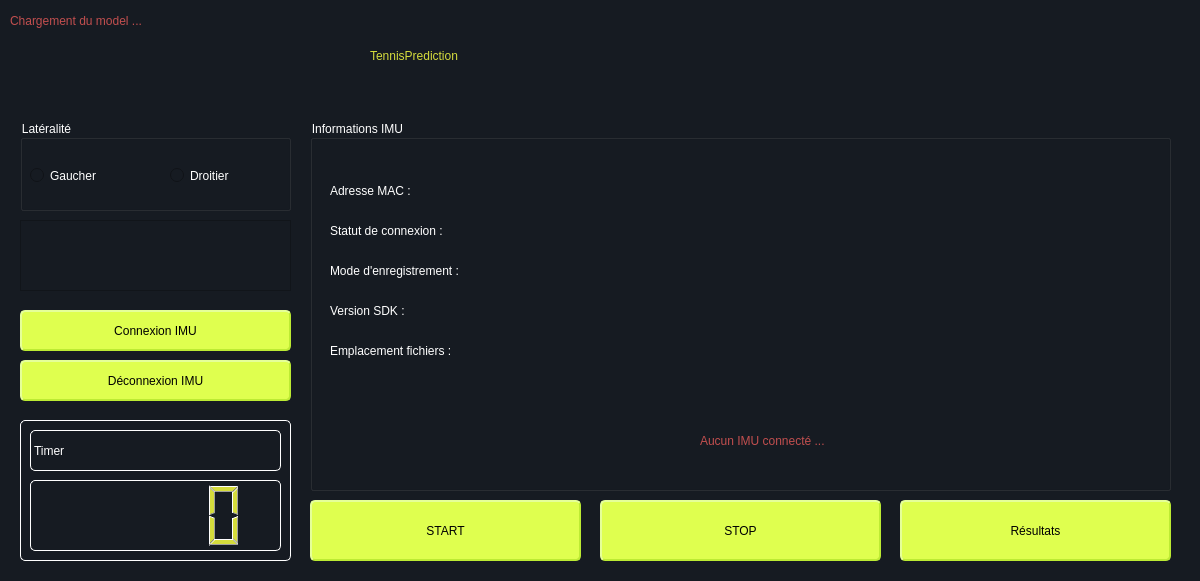
<?xml version="1.0" encoding="UTF-8"?>
<ui version="4.0">
 <class>mainWindow</class>
 <widget class="QWidget" name="mainWindow">
  <property name="geometry">
   <rect>
    <x>0</x>
    <y>0</y>
    <width>1200</width>
    <height>581</height>
   </rect>
  </property>
  <property name="minimumSize">
   <size>
    <width>1200</width>
    <height>581</height>
   </size>
  </property>
  <property name="maximumSize">
   <size>
    <width>1200</width>
    <height>581</height>
   </size>
  </property>
  <property name="windowTitle">
   <string>Form</string>
  </property>
  <property name="autoFillBackground">
   <bool>false</bool>
  </property>
  <property name="styleSheet">
   <string notr="true">background-color: rgb(22, 27, 34);</string>
  </property>
  <widget class="QGroupBox" name="laterality">
   <property name="geometry">
    <rect>
     <x>20</x>
     <y>120</y>
     <width>271</width>
     <height>91</height>
    </rect>
   </property>
   <property name="styleSheet">
    <string notr="true">color: rgb(255, 255, 255);
font: 75 16pt &quot;Sharp Sans&quot;;</string>
   </property>
   <property name="title">
    <string>Latéralité</string>
   </property>
   <widget class="QRadioButton" name="rightHanded">
    <property name="geometry">
     <rect>
      <x>150</x>
      <y>30</y>
      <width>101</width>
      <height>51</height>
     </rect>
    </property>
    <property name="styleSheet">
     <string notr="true">font: 75 11pt &quot;Sharp Sans&quot;;</string>
    </property>
    <property name="text">
     <string>Droitier</string>
    </property>
   </widget>
   <widget class="QRadioButton" name="leftHanded">
    <property name="geometry">
     <rect>
      <x>10</x>
      <y>30</y>
      <width>111</width>
      <height>51</height>
     </rect>
    </property>
    <property name="styleSheet">
     <string notr="true">font: 75 11pt &quot;Sharp Sans&quot;;</string>
    </property>
    <property name="text">
     <string>Gaucher</string>
    </property>
   </widget>
  </widget>
  <widget class="QLabel" name="title">
   <property name="geometry">
    <rect>
     <x>370</x>
     <y>20</y>
     <width>501</width>
     <height>71</height>
    </rect>
   </property>
   <property name="styleSheet">
    <string notr="true">font: 75 36pt &quot;Sharp Sans&quot;;
color: rgb(213, 220, 60);
text-align:center;</string>
   </property>
   <property name="text">
    <string>TennisPrediction</string>
   </property>
  </widget>
  <widget class="QGroupBox" name="IMUinformations">
   <property name="geometry">
    <rect>
     <x>310</x>
     <y>120</y>
     <width>861</width>
     <height>371</height>
    </rect>
   </property>
   <property name="toolTip">
    <string>&lt;!DOCTYPE HTML PUBLIC &quot;-//W3C//DTD HTML 4.0//EN&quot; &quot;http://www.w3.org/TR/REC-html40/strict.dtd&quot;&gt;
&lt;html&gt;&lt;head&gt;&lt;meta name=&quot;qrichtext&quot; content=&quot;1&quot; /&gt;&lt;style type=&quot;text/css&quot;&gt;
p, li { white-space: pre-wrap; }
&lt;/style&gt;&lt;/head&gt;&lt;body style=&quot; font-family:'Sharp Sans Display No2'; font-size:14pt; font-weight:72; font-style:normal;&quot;&gt;
&lt;p style=&quot; margin-top:12px; margin-bottom:12px; margin-left:0px; margin-right:0px; -qt-block-indent:0; text-indent:0px;&quot;&gt;&lt;span style=&quot; font-size:10pt; color:#aa0000;&quot;&gt;Informations générale sur l'IMU connecté&lt;/span&gt;&lt;/p&gt;&lt;/body&gt;&lt;/html&gt;</string>
   </property>
   <property name="styleSheet">
    <string notr="true">font: 75 16pt &quot;Sharp Sans&quot;;
color: rgb(255, 255, 255);</string>
   </property>
   <property name="title">
    <string>Informations IMU</string>
   </property>
   <widget class="QLabel" name="message_connexion">
    <property name="geometry">
     <rect>
      <x>390</x>
      <y>290</y>
      <width>461</width>
      <height>61</height>
     </rect>
    </property>
    <property name="styleSheet">
     <string notr="true">color: rgb(193, 78, 78);</string>
    </property>
    <property name="text">
     <string>Aucun IMU connecté ...</string>
    </property>
   </widget>
   <widget class="QLabel" name="adresseMac">
    <property name="geometry">
     <rect>
      <x>20</x>
      <y>50</y>
      <width>371</width>
      <height>41</height>
     </rect>
    </property>
    <property name="styleSheet">
     <string notr="true">font: 75 11pt &quot;Sharp Sans&quot;;</string>
    </property>
    <property name="text">
     <string>Adresse MAC :</string>
    </property>
   </widget>
   <widget class="QLabel" name="connexion_statut">
    <property name="geometry">
     <rect>
      <x>20</x>
      <y>90</y>
      <width>401</width>
      <height>41</height>
     </rect>
    </property>
    <property name="styleSheet">
     <string notr="true">font: 75 11pt &quot;Sharp Sans&quot;;</string>
    </property>
    <property name="text">
     <string>Statut de connexion :</string>
    </property>
   </widget>
   <widget class="QLabel" name="sdk_version">
    <property name="geometry">
     <rect>
      <x>20</x>
      <y>170</y>
      <width>721</width>
      <height>41</height>
     </rect>
    </property>
    <property name="styleSheet">
     <string notr="true">font: 75 11pt &quot;Sharp Sans&quot;;</string>
    </property>
    <property name="text">
     <string>Version SDK :</string>
    </property>
   </widget>
   <widget class="QLabel" name="file_path">
    <property name="geometry">
     <rect>
      <x>20</x>
      <y>210</y>
      <width>451</width>
      <height>41</height>
     </rect>
    </property>
    <property name="styleSheet">
     <string notr="true">font: 75 11pt &quot;Sharp Sans&quot;;</string>
    </property>
    <property name="text">
     <string>Emplacement fichiers : </string>
    </property>
   </widget>
   <widget class="QLabel" name="mode_record">
    <property name="geometry">
     <rect>
      <x>20</x>
      <y>130</y>
      <width>431</width>
      <height>41</height>
     </rect>
    </property>
    <property name="styleSheet">
     <string notr="true">font: 75 11pt &quot;Sharp Sans&quot;;</string>
    </property>
    <property name="text">
     <string>Mode d'enregistrement :</string>
    </property>
   </widget>
  </widget>
  <widget class="QPushButton" name="startRecord">
   <property name="geometry">
    <rect>
     <x>310</x>
     <y>500</y>
     <width>271</width>
     <height>61</height>
    </rect>
   </property>
   <property name="styleSheet">
    <string notr="true">QPushButton {
    border-radius: 5px;
    color: black;
	font: 75 10pt &quot;Sharp Sans&quot;;
	background-color: #DFFF4F;
    border-style: outset;
    border-width: 2px;
    border-color: #BCEB33;
}

QPushButton:pressed {
    background-color: #BCEB33;
    border-style: inset;
}</string>
   </property>
   <property name="text">
    <string>START</string>
   </property>
  </widget>
  <widget class="QPushButton" name="resetRecord">
   <property name="geometry">
    <rect>
     <x>900</x>
     <y>500</y>
     <width>271</width>
     <height>61</height>
    </rect>
   </property>
   <property name="styleSheet">
    <string notr="true">QPushButton {
    border-radius: 5px;
    color: black;
	font: 75 10pt &quot;Sharp Sans&quot;;
	background-color: #DFFF4F;
    border-style: outset;
    border-width: 2px;
    border-color: #BCEB33;
}

QPushButton:pressed {
    background-color: #BCEB33;
    border-style: inset;
}</string>
   </property>
   <property name="text">
    <string>Résultats</string>
   </property>
  </widget>
  <widget class="QPushButton" name="stopRecord">
   <property name="geometry">
    <rect>
     <x>600</x>
     <y>500</y>
     <width>281</width>
     <height>61</height>
    </rect>
   </property>
   <property name="styleSheet">
    <string notr="true">QPushButton {
    border-radius: 5px;
    color: black;
	font: 75 10pt &quot;Sharp Sans&quot;;
	background-color: #DFFF4F;
    border-style: outset;
    border-width: 2px;
    border-color: #BCEB33;
}

QPushButton:pressed {
    background-color: #BCEB33;
    border-style: inset;
}</string>
   </property>
   <property name="text">
    <string>STOP</string>
   </property>
  </widget>
  <widget class="QFrame" name="timer_container">
   <property name="geometry">
    <rect>
     <x>20</x>
     <y>420</y>
     <width>271</width>
     <height>141</height>
    </rect>
   </property>
   <property name="styleSheet">
    <string notr="true">border: 1px solid rgb(255, 255, 255);
border-radius: 5px;</string>
   </property>
   <property name="frameShape">
    <enum>QFrame::StyledPanel</enum>
   </property>
   <property name="frameShadow">
    <enum>QFrame::Raised</enum>
   </property>
   <widget class="QLCDNumber" name="timer_ldc">
    <property name="geometry">
     <rect>
      <x>10</x>
      <y>60</y>
      <width>251</width>
      <height>71</height>
     </rect>
    </property>
    <property name="styleSheet">
     <string notr="true">color: rgb(213, 220, 60);
border-radius: 5px;
</string>
    </property>
    <property name="value" stdset="0">
     <double>0.000000000000000</double>
    </property>
   </widget>
   <widget class="QLabel" name="timer_label">
    <property name="geometry">
     <rect>
      <x>10</x>
      <y>10</y>
      <width>251</width>
      <height>41</height>
     </rect>
    </property>
    <property name="styleSheet">
     <string notr="true">font: 75 16pt &quot;Sharp Sans&quot;;
color: rgb(255, 255, 255);
border-radius: 5px;</string>
    </property>
    <property name="text">
     <string>Timer </string>
    </property>
   </widget>
  </widget>
  <widget class="QPushButton" name="connetionBtn_2">
   <property name="geometry">
    <rect>
     <x>20</x>
     <y>310</y>
     <width>271</width>
     <height>41</height>
    </rect>
   </property>
   <property name="styleSheet">
    <string notr="true">QPushButton {
    border-radius: 5px;
    color: black;
	font: 75 10pt &quot;Sharp Sans&quot;;
	background-color: #DFFF4F;
    border-style: outset;
    border-width: 2px;
    border-color: #BCEB33;
}

QPushButton:pressed {
    background-color: #BCEB33;
    border-style: inset;
}</string>
   </property>
   <property name="text">
    <string>Connexion IMU</string>
   </property>
  </widget>
  <widget class="QListWidget" name="listWidget">
   <property name="geometry">
    <rect>
     <x>20</x>
     <y>220</y>
     <width>271</width>
     <height>71</height>
    </rect>
   </property>
   <property name="styleSheet">
    <string notr="true">font: 75 13pt &quot;Sharp Sans&quot;;
color: rgb(255, 255, 255);</string>
   </property>
  </widget>
  <widget class="QPushButton" name="connetionBtn_3">
   <property name="geometry">
    <rect>
     <x>20</x>
     <y>360</y>
     <width>271</width>
     <height>41</height>
    </rect>
   </property>
   <property name="styleSheet">
    <string notr="true">QPushButton {
    border-radius: 5px;
    color: black;
	font: 75 10pt &quot;Sharp Sans&quot;;
	background-color: #DFFF4F;
    border-style: outset;
    border-width: 2px;
    border-color: #BCEB33;
}

QPushButton:pressed {
    background-color: #BCEB33;
    border-style: inset;
}</string>
   </property>
   <property name="text">
    <string>Déconnexion IMU</string>
   </property>
  </widget>
  <widget class="QLabel" name="message_connexion_2">
   <property name="geometry">
    <rect>
     <x>10</x>
     <y>10</y>
     <width>231</width>
     <height>21</height>
    </rect>
   </property>
   <property name="styleSheet">
    <string notr="true">color: rgb(193, 78, 78);
font: 75 11pt &quot;Sharp Sans&quot;;</string>
   </property>
   <property name="text">
    <string>Chargement du model ...</string>
   </property>
  </widget>
  <widget class="QLabel" name="logo">
   <property name="geometry">
    <rect>
     <x>1050</x>
     <y>0</y>
     <width>131</width>
     <height>121</height>
    </rect>
   </property>
   <property name="text">
    <string/>
   </property>
   <property name="pixmap">
    <pixmap resource="root.qrc">:/Logo/logo_app.png</pixmap>
   </property>
   <property name="scaledContents">
    <bool>true</bool>
   </property>
  </widget>
 </widget>
 <resources>
  <include location="root.qrc"/>
 </resources>
 <connections/>
</ui>
